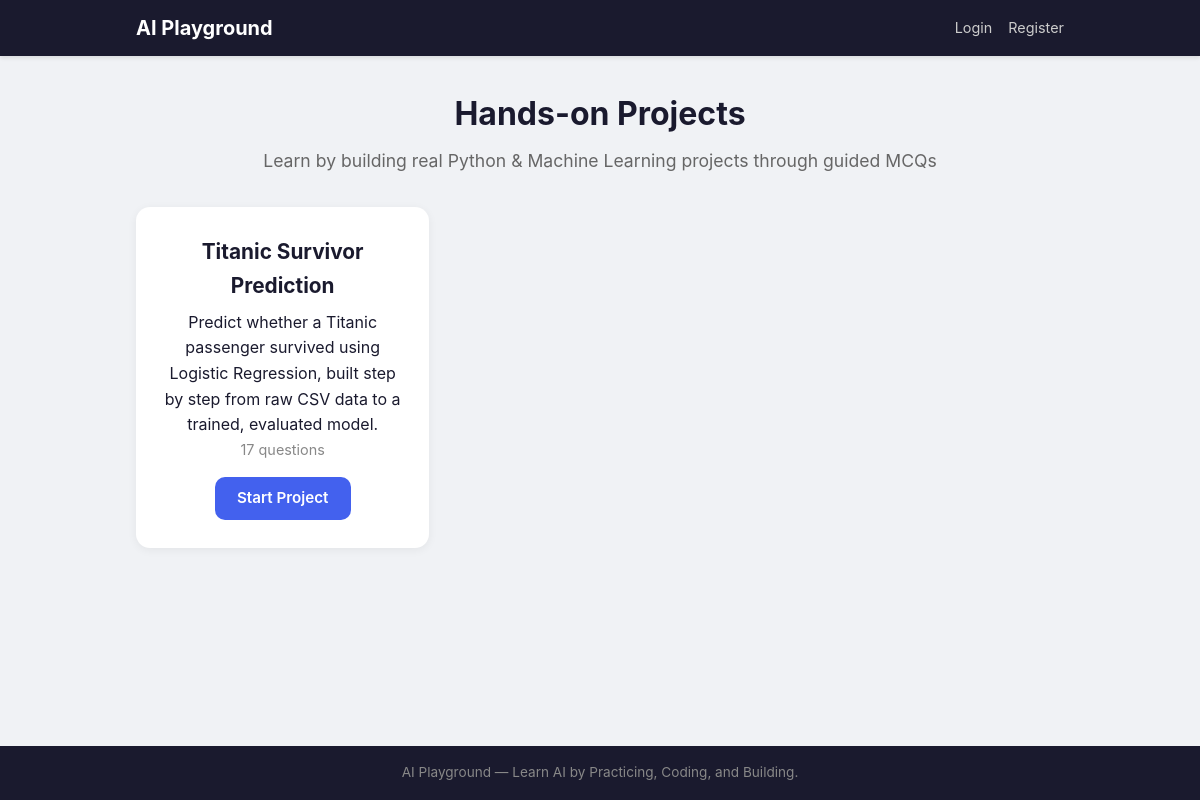
/projects/, run on the app's committed database.
### core/models.py (models this page shows, shortened)
class Project(models.Model):
    title = models.CharField(
        max_length=200,
        unique=True,
        verbose_name='Title',
        help_text='The project title, e.g. "Titanic Survivor Prediction".',
    )
    slug = models.SlugField(
        max_length=200,
        unique=True,
        verbose_name='Slug',
        help_text='URL-friendly name, e.g. "titanic-survivor-prediction".',
    )
    short_description = models.CharField(
        max_length=300,
        blank=True,
        verbose_name='Short Description',
        help_text='One or two sentences shown on the project card.',
    )
    thumbnail = models.ImageField(
        upload_to='project_thumbnails/',
        blank=True,
        null=True,
        verbose_name='Thumbnail',
        help_text='Optional image shown on the project card.',
    )
    description = models.TextField(
        blank=True,
        verbose_name='Description',
        help_text='Markdown introduction shown on the project detail page.',
    )
    overview = models.TextField(
        blank=True,
        verbose_name='Overview',
        help_text='Markdown project overview. Shown after the MCQs are done.',
    )
    complete_code = models.TextField(
        blank=True,
        verbose_name='Complete Python Code',
        help_text='Markdown. The full project code with ```python code blocks.',
    )
    output = models.TextField(
        blank=True,
        verbose_name='Output / Results',
        help_text='Markdown. Formatted output, results, screenshots (later).',
    )
    explanation = models.TextField(
        blank=True,
        verbose_name='Explanation',
        help_text='Markdown. Step-by-step explanation of the code and approach.',
    )
    learning_outcomes = models.TextField(
        blank=True,
        verbose_name='Learning Outcomes',
        help_text='Markdown. What the learner will take away from this project.',
    )
    dataset_info = models.TextField(
        blank=True,
        verbose_name='Dataset Information',
        help_text='Markdown. Dataset description, source, and format (optional).',
    )
    order = models.PositiveIntegerField(
        default=0,
        verbose_name='Order',
        help_text='Controls the order projects appear in.',
    )
    is_active = models.BooleanField(
        default=True,
        verbose_name='Active',
        help_text='Uncheck to hide this project from the public site.',
    )
    is_free = models.BooleanField(
        default=True,
        verbose_name='Is Free',
        help_text='Future monetization: whether this project is free.',
    )
    ACCESS_FREE = 'free'
    ACCESS_PREMIUM = 'premium'
    ACCESS_PAID = 'paid'
    ACCESS_TYPE_CHOICES = [
        (ACCESS_FREE, 'Free'),
        (ACCESS_PREMIUM, 'Premium'),
        (ACCESS_PAID, 'Paid'),
    ]
    access_type = models.CharField(
        max_length=20,
        choices=ACCESS_TYPE_CHOICES,
        default=ACCESS_FREE,
        verbose_name='Access Type',
        help_text='Future monetization: free / premium / paid.',
    )
    created_at = models.DateTimeField(auto_now_add=True)
    updated_at = models.DateTimeField(auto_now=True)
    class Meta:
        ordering = ['order', 'title']
        verbose_name = 'Project'
        verbose_name_plural = 'Projects'

### core/views.py (the view)
# urls.py: path('projects/', views.projects_list, name='projects_list'),
def projects_list(request):
    projects = Project.objects.filter(is_active=True).order_by('order', 'title')
    return render(request, 'core/projects.html', {'projects': projects})

### templates/core/projects.html (shortened to what this page needs)
{% extends 'base.html' %}
{% block content %}
<div class="page-header">
    <h1>Hands-on Projects</h1>
    <p class="subtitle">Learn by building real Python &amp; Machine Learning projects through guided MCQs</p>
</div>
<div class="subject-grid">
    {% for project in projects %}
        <div class="subject-card">
            <div class="card-body">
                <h2>{{ project.title }}</h2>
                {% if project.short_description %}
                    <p class="project-description">{{ project.short_description }}</p>
                {% endif %}
                <p class="question-count">{{ project.questions.count }} question{{ project.questions.count|pluralize }}</p>
                <a href="{% url 'project_detail' project.slug %}" class="btn btn-primary">
                    {% if user.is_authenticated %}
                        View Project
                    {% else %}
                        Start Project
                    {% endif %}
                </a>
            </div>
        </div>
    {% empty %}
        <div class="empty-state">
            <p>No projects are available yet. Please check back later.</p>
        </div>
    {% endfor %}
</div>
{% endblock %}

### static/css/style.css (style rules this page uses)
*, *::before, *::after { box-sizing: border-box; margin: 0; padding: 0; }
body { font-family: -apple-system, BlinkMacSystemFont, 'Segoe UI', Roboto, Oxygen, Ubuntu, sans-serif; line-height: 1.6; color: #1a1a2e; background-color: #f0f2f5; min-height: 100vh; display: flex; flex-direction: column; }
.page-header { text-align: center; margin-bottom: 2rem; }
.page-header h1 { font-size: 2rem; color: #1a1a2e; margin-bottom: 0.5rem; }
.subtitle { color: #666; font-size: 1.1rem; }
.subject-grid { display: grid; grid-template-columns: repeat(auto-fill, minmax(280px, 1fr)); gap: 1.5rem; }
.subject-card { background: #fff; border-radius: 14px; padding: 1.75rem; box-shadow: 0 2px 10px rgba(0,0,0,0.06); transition: transform 0.2s, box-shadow 0.2s; text-align: center; }
.card-body h2 { font-size: 1.3rem; margin-bottom: 0.5rem; color: #1a1a2e; }
.question-count { color: #888; font-size: 0.9rem; margin-bottom: 1rem; }
.btn { display: inline-block; padding: 0.6rem 1.4rem; border-radius: 10px; font-size: 0.95rem; font-weight: 600; text-decoration: none; cursor: pointer; border: none; transition: background 0.2s, transform 0.15s, box-shadow 0.2s; }
.btn-primary { background: #4361ee; color: #fff; }

### data on the page
Project: title "Titanic Survivor Prediction", short_description "Predict whether a Titanic passenger survived using Logistic Regression, built step by step from raw CSV data to a trained, evaluated model.", questions.count "17"
